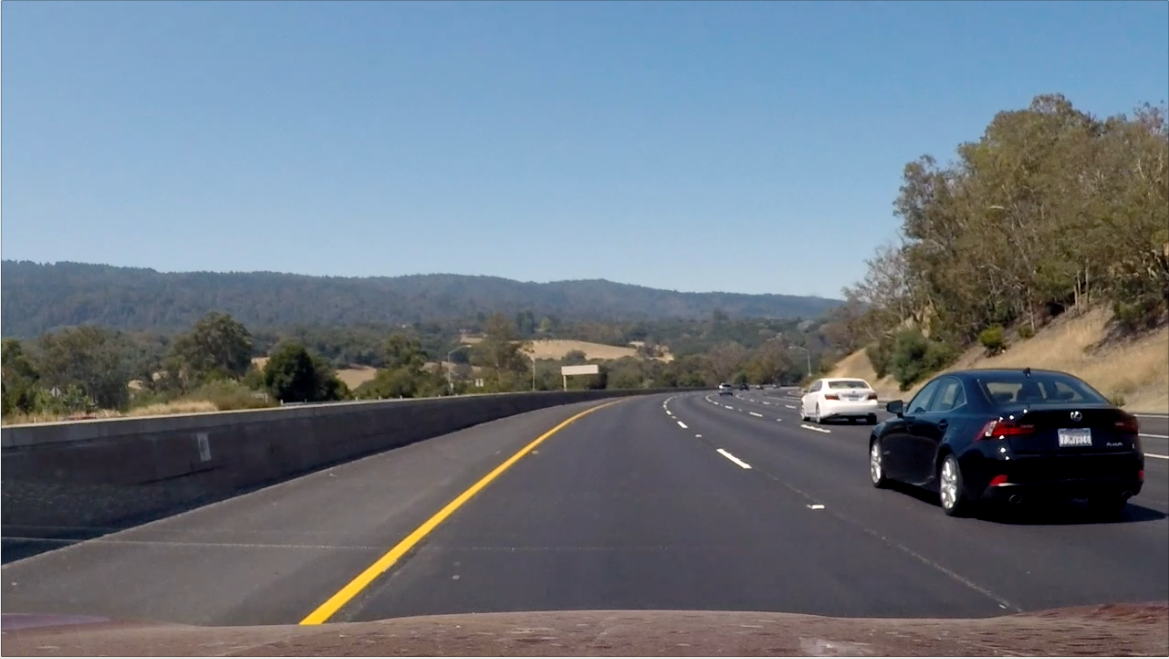
#> input picture examples/car-recognition-buck.png, 1169 x 659 px
$ jupyter execute --allow-errors 'Vehicle Detection and Tracking.ipynb'   (shell and % lines are left out)   (older library calls are emulated)
#> lines starting #> are read from the running program, lines starting #| are printed output that depends on the picture
### lesson_functions.py
## from course module "34. Search and Classify"


import matplotlib.image as mpimg
import numpy as np
import cv2
from skimage.feature import hog


# Define a function to return HOG features and visualization
# [39 lines left out: functions get_hog_features, bin_spatial, color_hist, not called in this run]


# Define a function to extract features from a list of images
# Have this function call bin_spatial() and color_hist()
def extract_features(imgs, color_space='RGB', spatial_size=(32, 32),
                     hist_bins=32, orient=9,
                     pix_per_cell=8, cell_per_block=2, hog_channel=0,
                     spatial_feat=True, hist_feat=True, hog_feat=True):
    # Create a list to append feature vectors to
    features = []
    # Iterate through the list of images
    for file in imgs:
        file_features = []
        # Read in each one by one
        image = mpimg.imread(file)
        # apply color conversion if other than 'RGB'
        if color_space != 'RGB':
            if color_space == 'HSV':
                feature_image = cv2.cvtColor(image, cv2.COLOR_RGB2HSV)
            elif color_space == 'LUV':
                feature_image = cv2.cvtColor(image, cv2.COLOR_RGB2LUV)
            elif color_space == 'HLS':
                feature_image = cv2.cvtColor(image, cv2.COLOR_RGB2HLS)
            elif color_space == 'YUV':
                feature_image = cv2.cvtColor(image, cv2.COLOR_RGB2YUV)
            elif color_space == 'YCrCb':
                feature_image = cv2.cvtColor(image, cv2.COLOR_RGB2YCrCb)
        else:
            feature_image = np.copy(image)

        if spatial_feat == True:
            spatial_features = bin_spatial(feature_image, size=spatial_size)
            file_features.append(spatial_features)
        if hist_feat == True:
            # Apply color_hist()
            hist_features = color_hist(feature_image, nbins=hist_bins)
            file_features.append(hist_features)
        if hog_feat == True:
            # Call get_hog_features() with vis=False, feature_vec=True
            if hog_channel == 'ALL':
                hog_features = []
                for channel in range(feature_image.shape[2]):
                    hog_features.append(get_hog_features(feature_image[:, :, channel],
                                                         orient, pix_per_cell, cell_per_block,
                                                         vis=False, feature_vec=True))
                hog_features = np.ravel(hog_features)
            else:
                hog_features = get_hog_features(feature_image[:, :, hog_channel], orient,
                                                pix_per_cell, cell_per_block, vis=False, feature_vec=True)
            # Append the new feature vector to the features list
            file_features.append(hog_features)
        features.append(np.concatenate(file_features))
    # Return list of feature vectors
    return features


# Define a function that takes an image,
# start and stop positions in both x and y,
# window size (x and y dimensions),
# and overlap fraction (for both x and y)
def slide_window(img, x_start_stop=[None, None], y_start_stop=[None, None],
                 xy_window=(64, 64), xy_overlap=(0.5, 0.5)):
    # If x and/or y start/stop positions not defined, set to image size
    if x_start_stop[0] == None:
        x_start_stop[0] = 0
    if x_start_stop[1] == None:
        x_start_stop[1] = img.shape[1]
    if y_start_stop[0] == None:
        y_start_stop[0] = 0
    if y_start_stop[1] == None:
        y_start_stop[1] = img.shape[0]
    # Compute the span of the region to be searched
    xspan = x_start_stop[1] - x_start_stop[0]
    yspan = y_start_stop[1] - y_start_stop[0]
    # Compute the number of pixels per step in x/y
    nx_pix_per_step = np.int(xy_window[0] * (1 - xy_overlap[0]))
    ny_pix_per_step = np.int(xy_window[1] * (1 - xy_overlap[1]))
    # Compute the number of windows in x/y
    nx_buffer = np.int(xy_window[0] * (xy_overlap[0]))
    ny_buffer = np.int(xy_window[1] * (xy_overlap[1]))
    nx_windows = np.int((xspan - nx_buffer) / nx_pix_per_step)
    ny_windows = np.int((yspan - ny_buffer) / ny_pix_per_step)
    # Initialize a list to append window positions to
    window_list = []
    # Loop through finding x and y window positions
    # Note: you could vectorize this step, but in practice
    # you'll be considering windows one by one with your
    # classifier, so looping makes sense
    for ys in range(ny_windows):
        for xs in range(nx_windows):
            # Calculate window position
            startx = xs * nx_pix_per_step + x_start_stop[0]
            endx = startx + xy_window[0]
            starty = ys * ny_pix_per_step + y_start_stop[0]
            endy = starty + xy_window[1]

            # Append window position to list
            window_list.append(((startx, starty), (endx, endy)))
    # Return the list of windows
    return window_list


# Define a function to draw bounding boxes
# [9 lines left out: function draw_boxes, not called in this run]

### Vehicle Detection and Tracking.ipynb
# Vehicle Detection and Tracking

This notebook serves as both code solution and writeup.

The rubric points and associated code will be addressed in both markup and acccompanyting code cell sections.

The goals of this project are:

* Perform a Histogram of Oriented Gradients (HOG) feature extraction on a labeled training set of images and train a Linear SVM classifier
* Optionally, apply a color transform and append binned color features, as well as histograms of color, to your HOG feature vector.
* Normalize the features
* Randomize a selection for training and testing.
* Implement a sliding-window technique
* Use the trained classifier to search for vehicles in images.
* Run the pipeline on a video stream
* Create a heat map of recurring detections frame by frame to reject outliers and follow detected vehicles.
* Estimate a bounding box for vehicles detected.

## Setup imports and globals

[cell 1]
import matplotlib.pyplot as plt
from search_classify import *
from lesson_functions import *

training_small = False
debug = False;

## Read in the training data

The following code cell reads from two data sources. One is much smaller and was used for early testing, while the second is larger and was used promarily after the basics of traing a model were accomplished.

[cell 2]
# Read in cars and notcars
images = glob.glob('training/**/*.jpeg', recursive=True)

if training_small:
    car_images = glob.glob('training/vehicles_smallset/*/*.jpeg')
    notcar_images = glob.glob('training/non-vehicles_smallset/*/*.jpeg')
else:
    car_images = glob.glob('training/vehicles/*/*.png')
    notcar_images = glob.glob('training/non-vehicles/*/*.png')

cars = []
notcars = []

for img in car_images:
    cars.append(img)

for img in notcar_images:
    notcars.append(img)

if debug:
    print("training with {} images, labelled as cars".format(len(cars)))
    print("training with {} images, not labelled as cars".format(len(notcars)))

## Identify parameters to be used

As introduced in the course, features were extracted by evalauting: histogram of oriented gradients (HOG), a color transform with binned color features, and a histogram of colors for each training image.

The parameters in the following cell were selected mostly through trial and error manipulation of the values provided in the course materials, resulting in test accuracy of 98.9%.

[cell 3]
color_space = 'YCrCb'    # Can be RGB, HSV, LUV, HLS, YUV, YCrCb
orient = 9               # HOG orientations
pix_per_cell = 8         # HOG pixels per cell
cell_per_block = 2       # HOG cells per block
hog_channel = 'ALL'      # Can be 0, 1, 2, or "ALL"
spatial_size = (16, 16)  # Spatial binning dimensions
hist_bins = 32           # Number of histogram bins
spatial_feat = True      # Spatial features on or off
hist_feat = True         # Histogram features on or off
hog_feat = True          # HOG features on or off

## Extract Features and unroll in into training and labeled vectors

Once the features were extracted for our 'car'/'not cars' training sets, the features were appened and unrolled for subsequent model training. Correspondingly, labels were similarlay appended. Next, the feature data was normalized using sklearn's StandardScalar function. This is performed to remove the mean (setting it to zero) and establish to extablish unit variance, a practice commonly with SVN classifiers to improve overall performance.

In order to prevent StandardScalar()'s fit function from raising NaN exceptions, NaNs were coerced to 0.

[cell 4]
car_features = extract_features(cars, color_space=color_space,
                                spatial_size=spatial_size, hist_bins=hist_bins,
                                orient=orient, pix_per_cell=pix_per_cell,
                                cell_per_block=cell_per_block,
                                hog_channel=hog_channel, spatial_feat=spatial_feat,
                                hist_feat=hist_feat, hog_feat=hog_feat)
notcar_features = extract_features(notcars, color_space=color_space,
                                   spatial_size=spatial_size, hist_bins=hist_bins,
                                   orient=orient, pix_per_cell=pix_per_cell,
                                   cell_per_block=cell_per_block,
                                   hog_channel=hog_channel, spatial_feat=spatial_feat,
                                   hist_feat=hist_feat, hog_feat=hog_feat)

print("features extracted")

X = np.vstack((car_features, notcar_features)).astype(np.float64)
X = np.nan_to_num(X)                     ## coercion: needed to avoid NaN errors
#> (the rest of this cell did not finish here and is left out)

## Divide training data into training and test subsets

It is recognized that it would have been better to first separate the data in some whay so that similar frames wouldnt appear in both training and test data sets. Since it appears that things went ok without doing that step, it was not pursued.

[cell 5]
rand_state = np.random.randint(0, 100)   ## Split up data into randomized training and test sets
#> (the rest of this cell did not finish here and is left out)

## Train a SVM model

[cell 6]
svc = LinearSVC()                       ## Use a linear SVC
t = time.time()                         ## Check the training time for the SVC
#> (the rest of this cell did not finish here and is left out)

# Image Pipeline

## Define it

The pipeline is created to visit subsections of each frame at a fixed size. Subsections are overlapped and evaluated to look for occurences of either 'car' or 'not car' labels as found in the SVM model.

The image is processed with three different sizes of window: 48, 72, and 128. For each subsection size, limited bands are searched. For example, it makes no sense to look for car images in the 48x48 size range in the sky or at the very bottom of the screen. Similar boundaries are established for each of the other two sliding window sizes. The sliding window code appears in the following cell. Final values for sliding image size, overlap, and upper/low bounds were found by trial and error.

The find_window function returns a list of all matching (aka 'hot') windows along with an annotated image.

The following code cell provides an example input image with resulting annotations.

[cell 7]
def find_windows(image, type="jpg"):

    global y_start_stop

    if image.shape[2] == 4:
        red, green, blue  = (1,0,0,1), (0,1,0,1), (0,0,1,1)
    else:
        red, green, blue  = (255,0,0), (0,255,0), (0,0,255)  ## img.shape[2] must equal 3

    draw_image = np.copy(image)

    if not training_small and type == "jpg": ## scales 0..255 to 0..1
        image = image.astype(np.float32)/255

    if training_small and type == "png": ## scales 0.0..1.0 to 0..255
        image = img_as_ubyte(image)

    all_windows_list = []
    window_params = [
        [[700, image.shape[1]],
         [y_start_stop[0], y_start_stop[1]],
         [0.8,0.8],
         [48,48],
         red],
        [[700, image.shape[1]],
         [y_start_stop[0], y_start_stop[1]],
         [0.7,0.7],
         [72,72],
         blue],
        [[700, image.shape[1]],
         [y_start_stop[0], y_start_stop[1]],
         [0.8,0.8],
         [128,128],
        green]
    ]

    for iteration in range(len(window_params)):

        x_start_stop = window_params[iteration][0]
        y_start_stop = window_params[iteration][1]
        xy_overlap = window_params[iteration][2]
        xy_window = window_params[iteration][3]
        boundary_color = window_params[iteration][4]

        if debug:
            print("draw image shape = {}".format(draw_image.shape))
            print("x_start_stop = {}".format(x_start_stop))
            print("y_start_stop = {}".format(y_start_stop))
            cv2.line(draw_image, (0, y_start_stop[0]),(draw_image.shape[1], y_start_stop[0]),
                     boundary_color, thickness=2)
            cv2.line(draw_image, (0, y_start_stop[1]),(draw_image.shape[1], y_start_stop[1]),
                     boundary_color, thickness=2)
            print("xy_window = {}".format(xy_window))
            print("xy_overlap = {}".format(xy_overlap))
            print("boundary color = {}".format(boundary_color))

        windows = slide_window(image, x_start_stop=x_start_stop, y_start_stop=y_start_stop,
                           xy_window=xy_window, xy_overlap=xy_overlap)

        hot_windows = search_windows(image, windows, svc, X_scaler, color_space=color_space,
                             spatial_size=spatial_size, hist_bins=hist_bins,
                             orient=orient, pix_per_cell=pix_per_cell,
                             cell_per_block=cell_per_block,
                             hog_channel=hog_channel, spatial_feat=spatial_feat,
                             hist_feat=hist_feat, hog_feat=hog_feat)
        all_windows_list.extend(hot_windows)

    return all_windows_list, draw_image

## Test pipeline on a png image

[cell 8]
from skimage import img_as_ubyte

# Check the prediction time for a single sample
t = time.time()

file_name = 'examples/car-recognition-buck.png'
y_start_stop = [300, 600]  # Min and max in y to search in slide_window()
image = mpimg.imread(file_name)
#> image is the input picture: shape (659, 1169, 4) float32; mean R, G, B, A 0.423, 0.463, 0.506, 1
#> (the rest of this cell did not finish here and is left out)

#> after the loop in find_windows, `for iteration in range(len(window_params)):`: all_windows_list = []

window_img = draw_boxes(draw_img, all_windows_list, color=(0, 0, 1, 1), thick=6)

if debug:
    print(round(time.time() - t, 2), 'Seconds to search for vehicles')

plt.imshow(window_img)

## Test pipeline on a jpg image

The following code cell provides another example of find_windows(), this time using a jog file as input. This is important to establsih since the VideoFileClip class produces jpg images.

[cell 9]
from skimage import img_as_ubyte

# Check the prediction time for a single sample
t = time.time()

file_name = 'examples/bbox-example-image.jpg'
y_start_stop = [370, 600]  # Min and max in y to search in slide_window()
#> (the rest of this cell did not finish here and is left out)


window_img = draw_boxes(draw_img, all_windows_list, color=(0, 0, 1, 1), thick=6)

if debug:
    print(round(time.time() - t, 2), 'Seconds to search for vehicles')

plt.imshow(window_img)

## Add heat map and thresholding

Following the examples provided in the course, a heatmap can be generated to depict where two or more sliding window search results overlap. These are extremely useful since they indicate likely locations of vehicles.

Sometimes, windows are detected that do not contain any vehicles. By filtering these areas (having lower 'heat' in the heatmap) we can eliminate false positives. This is the purpose of the apply_threshold method, shown below.

The add_heat method is use to accumulate evidence of detections; the draw_labelled_boxes merthod displays aggregated heatmap results.

[cell 10]
# from course module "37. Multiple Detections and False Positives"

# [35 lines left out: functions add_heat, apply_threshold, draw_labeled_bboxes, not called in this run]

## Generate and consolidate heatmap into bounding boxes

With multiple sliding window passes at multiple sizes, it's commom to accumulate many overlapping potential vehicle boundary boxes. Fortunately, scipy offers a method to summarize multiple overlapping boundaries into a smaller number of enclosed polygons. The labelImage() method, taken from the course materials, performs this graphical reduction for us.

[cell 11]
from scipy.ndimage.measurements import label

# [21 lines left out: function labelImage, not called in this run]

# Define utility classes to record and manipulate detections

In addition to analyzing each video frame, consecutive frames can be analyzed to determine the movement (and velocity) of vehicle boundaries. Centroids of the bounding boxes are calculated and tracked across multiple frames. Future vehicle locations can be predicted and substituted for more expensive frame-by-frame analysis, on a limited basis. The classes in the following code cell, Detection()and Detections(), track and analyze a stream consecutitve frames.

Moving averages for centroid location are used to determine velocity and predict future locations of vehicles.

In addition to the functions described above, the Detections() class will also periodically sweep for dormant detections and remove them accordingly.

[cell 12]
from collections import deque
from scipy.spatial import distance

class Detection(object):

    # [44 lines left out: functions __init__, calc_centroid, update, extrapolate, get_velocity, not called in this run]

class Detections(object):   ## class to track detections

    centroid_threshold = 15 ## pixels
    age_threshold = 1       ## seconds

    def __init__(self):
        self.detection_list = []
        credible = False

    # [25 lines left out: functions update, extrapolate, remove_aged, not called in this run]

## Test pipeline and heatmap processing on jpg test image

Now that we've established a pipeline and heatmap analysis, a spot test is created to test it out on a single frame.

[cell 13]
file_name = 'examples/bbox-example-image.jpg'
image = mpimg.imread(file_name)
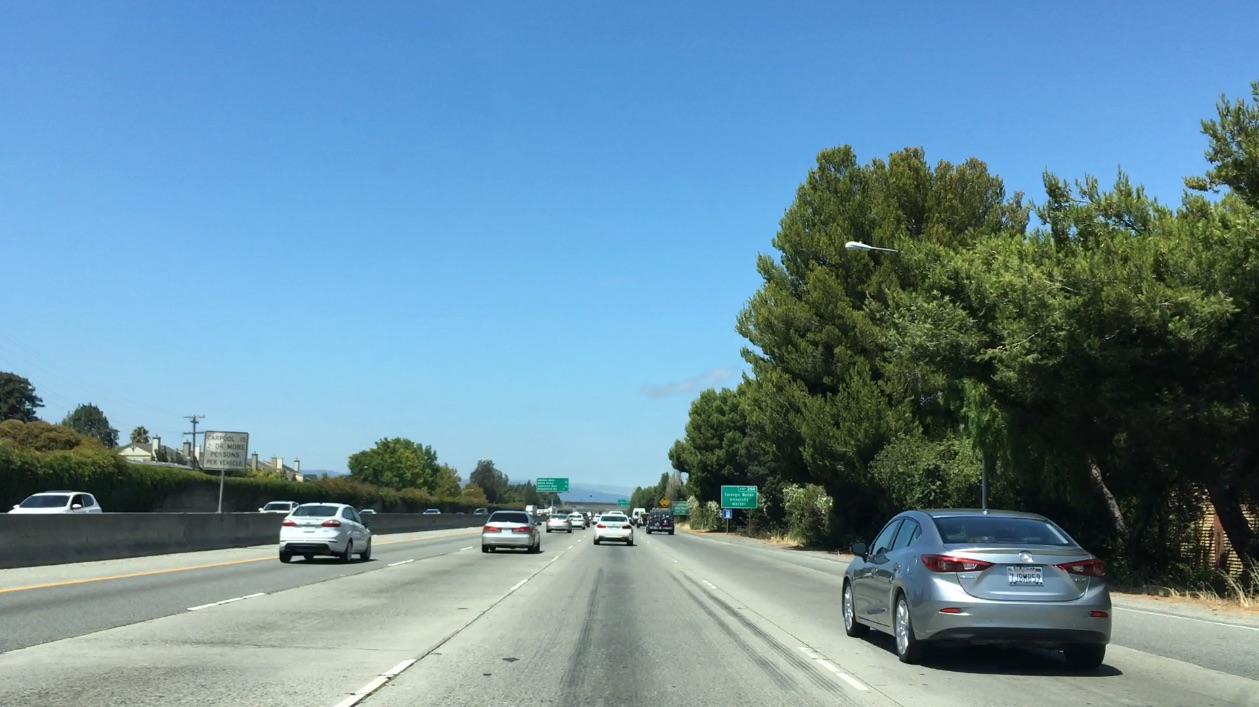
#> input picture examples/bbox-example-image.jpg, 1259 x 707 px
#> image is the input picture: shape (707, 1259, 3); mean R, G, B 104.8, 141, 158.4
y_start_stop = [420, 700]  # Min and max in y to search in slide_window()
#> (the rest of this cell did not finish here and is left out)

past_heatmap = np.zeros_like(image[:,:,0]).astype(np.float)
detections = Detections()
heatmap, draw_img = labelImage(image, all_windows_list, type="jpg")

fig = plt.figure()
plt.subplot(121)
plt.imshow(draw_img)
plt.title('Car Positions')
plt.subplot(122)
plt.imshow(heatmap, cmap='hot')
plt.title('Heat Map')
fig.tight_layout()

## Test pipeline and heatmap processing on png test image

Let's recreate the same test scenario, this time on a png image.

[cell 14]
file_name = 'examples/car-recognition-buck.png'
image = mpimg.imread(file_name)
y_start_stop = [370, 600]  # Min and max in y to search in slide_window()
#> (the rest of this cell did not finish here and is left out)

past_heatmap = np.zeros_like(image[:,:,0]).astype(np.float)
detections = Detections()
heatmap, draw_img = labelImage(image, all_windows_list, type="png")

fig = plt.figure()
plt.subplot(121)
plt.imshow(draw_img)
plt.title('Car Positions')
plt.subplot(122)
plt.imshow(heatmap, cmap='hot')
plt.title('Heat Map')
fig.tight_layout()

## Test pipeline and heatmap processing on jpg test image from project video

The following test uses another jpg file, this time extracted from the projects's test video.

[cell 15]
file_name = 'examples/image50.jpg'
image = mpimg.imread(file_name)
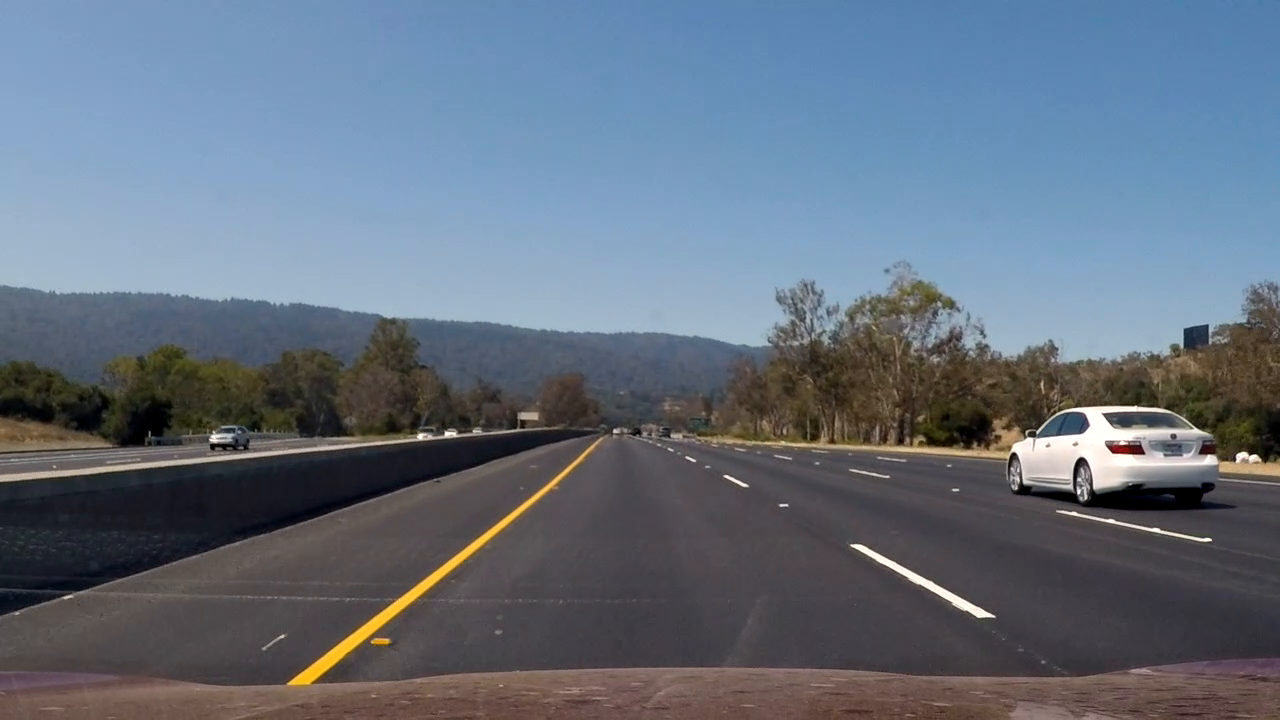
#> input picture examples/image50.jpg, 1280 x 720 px
#> image is the input picture: shape (720, 1280, 4) float32; mean R, G, B, A 0.392, 0.437, 0.495, 1
y_start_stop = [370, 600]  # Min and max in y to search in slide_window()
#> (the rest of this cell did not finish here and is left out)

detections = Detections()
heatmap, draw_img = labelImage(image, all_windows_list, type="jpg")

fig = plt.figure()
plt.subplot(121)
plt.imshow(draw_img)
plt.title('Car Positions')
plt.subplot(122)
plt.imshow(heatmap, cmap='hot')
plt.title('Heat Map')
fig.tight_layout()
